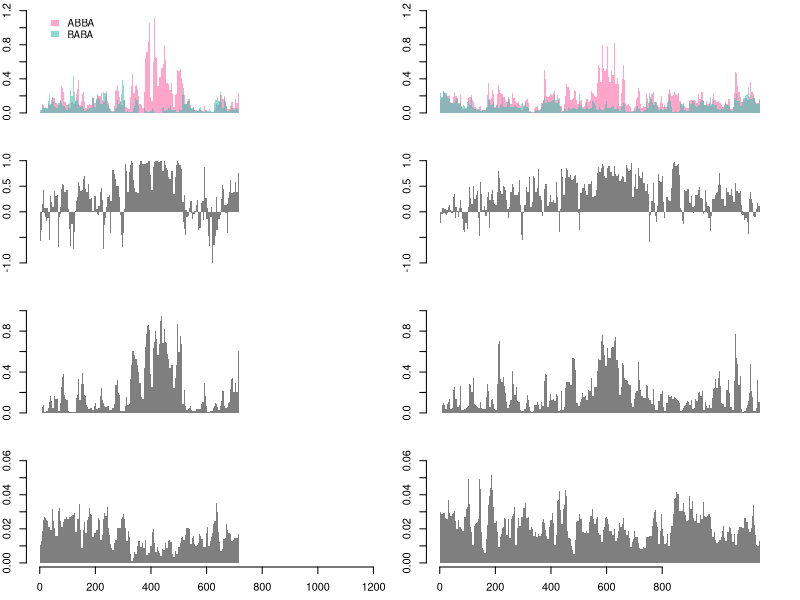

Write the R code that produced this figure.
#!/usr/bin/env Rscript

# Figure_4.R
# Generate plots across BD and Yb bac walk regions for Figure 4 as a PDF file

# Written for "Evaluating statistics for the identification of introgressed loci"
# by Simon H. Martin, John W. Davey and Chris D. Jiggins
# Simon Martin: shm45@cam.ac.uk
# John Davey:   jd626@cam.ac.uk
# November-December 2013


#input data

yb <- read.csv("Heliconius_HmB_windows.csv")
yb <- subset(yb, is.na(D) == F & is.na(mf) == F & sitesOverMinExD >= 1000)


bd <- read.csv("Heliconius_HmYb_windows.csv")
bd <- subset(bd, is.na(D) == F & is.na(mf) == F & sitesOverMinExD >= 1000)

pdf("Figure_4.pdf", width = 12, height = 7)


par(mfrow = c(4,2), mar = c(2.5,2,0.5,1))

#counts of ABBA and BABA per 100 sites
plot(0,0,cex = 0, ylim = c(0,1.2), bty = "n", xaxt = "n", xlab = "", xlim = c(0,1200000), ylab = "count per 100 sites")
polygon(c(min(yb$position),yb$position,max(yb$position)),c(0,yb$ABBA*100/yb$sites,0), border = NA, col = rgb(255,102,164,150, maxColorValue = 255))
polygon(c(min(yb$position),yb$position,max(yb$position)),c(0,yb$BABA*100/yb$sites,0), border = NA, col = rgb(60,192,176,150, maxColorValue = 255))

legend(10000, 1.2, legend = c("ABBA", "BABA"), fill = c(rgb(255,102,164,150, maxColorValue = 255),rgb(60,192,176,150, maxColorValue = 255)), bty = "n", border = NA, cex = 0.9)

plot(0,0,cex = 0, ylim = c(0,1.2), bty = "n", xaxt = "n", xlab = "", xlim = c(0,1200000), ylab = "count per 100 sites")
polygon(c(min(bd$position),bd$position,max(bd$position)),c(0,bd$ABBA*100/bd$sites,0), border = NA, col = rgb(255,102,164,150, maxColorValue = 255))
polygon(c(min(bd$position),bd$position,max(bd$position)),c(0,bd$BABA*100/bd$sites,0), border = NA, col = rgb(60,192,176,150, maxColorValue = 255))


# D stat
plot(0,0,cex = 0, ylim = c(-1,1), bty = "n", xlab = "", xlim = c(0,1200000), ylab = "f", xaxt = "n")
polygon(c(min(yb$position),yb$position,max(yb$position)),c(0,yb$D,0), border = NA, col = rgb(0,0,0,0.5))

plot(0,0,cex = 0, ylim = c(-1,1), bty = "n", xlab = "", xlim = c(0,1200000), ylab = "f", xaxt = "n")
polygon(c(min(bd$position),bd$position,max(bd$position)),c(0,bd$D,0), border = NA, col = rgb(0,0,0,0.5))



# f stat
plot(0,0,cex = 0, ylim = c(0,1), bty = "n", xlab = "", xlim = c(0,1200000), ylab = "f", xaxt = "n")
polygon(c(min(yb$position[yb$D >= 0]),yb$position[yb$D >= 0],max(yb$position[yb$D >= 0])),c(0,yb$mf[yb$D >= 0],0), border = NA, col = rgb(0,0,0,0.5))

plot(0,0,cex = 0, ylim = c(0,1), bty = "n", xlab = "", xlim = c(0,1200000), ylab = "f", xaxt = "n")
polygon(c(min(bd$position[bd$D >= 0]),bd$position[bd$D >= 0],max(bd$position[bd$D >= 0])),c(0,bd$mf[bd$D >= 0],0), border = NA, col = rgb(0,0,0,0.5))


# dXY

plot(0,0,cex = 0, ylim = c(0,0.06), bty = "n", xlab = "", xlim = c(0,1200000), ylab = "f", xaxt = "n")
polygon(c(min(yb$position),yb$position[is.na(yb$P2P3_dxy) == F],max(yb$position)),c(0,yb$P2P3_dxy[is.na(yb$P2P3_dxy) == F],0), border = NA, col = rgb(0,0,0,0.5))
axis(1,at = seq(0,1200000,200000), labels = seq(0, 1200, 200))

plot(0,0,cex = 0, ylim = c(0,0.06), bty = "n", xlab = "", xlim = c(0,1200000), ylab = "f", xaxt = "n")
polygon(c(min(bd$position),bd$position[is.na(bd$P2P3_dxy) == F],max(bd$position)),c(0,bd$P2P3_dxy[is.na(bd$P2P3_dxy) == F],0), border = NA, col = rgb(0,0,0,0.5))
axis(1,at = seq(0,800000,200000), labels = seq(0,800,200))


dev.off()

